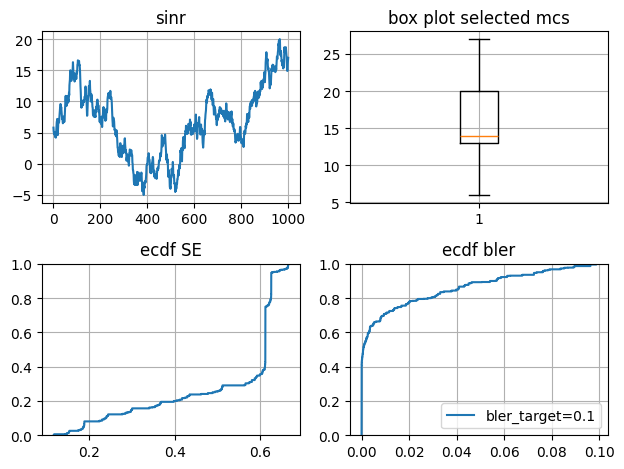

The Python source for this figure:

import numpy as np 
import pandas as pd
import matplotlib.pyplot as plt

from pathlib import Path
from channel import *

_HERE = Path(__file__).parent 
_df_mcs = pd.read_csv(_HERE/"MCS_table.csv")

# Parameters 
bler_target_list = [0.1] # 1e-6  
b = len(bler_target_list)    # target BLER 0.000001
n_slots = 1000        # total TTI
#sinr_true = [13.5]*n_slots
#sinr_bounds = [-15,32]
sinr_bounds = [-5,20]
# get sinr via channel
sinr_true = generate_ar(n_slots, coef=0.99, std_noise=.1, bounds=sinr_bounds)
# round of the sinr values to one decimal
sinr_true =  np.round(sinr_true,1)

mcs_hist = np.full((b, n_slots), np.nan)
tti_hist = range(0,n_slots)
bler_hist = np.full((b, n_slots), np.nan)
se_value_hist = np.full((b, n_slots), np.nan)

for b in range(len(bler_target_list)):
    bler_target = bler_target_list[b]
    print("bler_target:", bler_target)
    
    for t in range(n_slots):

        # 1. choose all the MCS values that are equal to the SINR
        _df_sinr_verified = _df_mcs[_df_mcs["SINR"].round(1)==sinr_true[t]]

        # 2. compare with target_bler, keep only the values with bler <= target_bler
        _df_bler_verified = _df_sinr_verified[_df_sinr_verified["BLER"] < bler_target]

        if _df_bler_verified.empty:
            # if there is no vlaue below the target BLER default to MCS = 0
            mcs_hist[b][t] = 0
            bler_hist[b][t] = 1
            #print(f"tti:{tti_hist[t]}, sinr:{sinr_true[t]}, mcs:{mcs_hist[b][t]}")
        else:
            # 3. Pick the value with highest spectral efficency
            _df_se_verified = _df_bler_verified.loc[[_df_bler_verified["SE"].idxmax()]]
            mcs_hist[b][t] = _df_se_verified["MCS_Index"].iloc[0]
            bler_hist[b][t] = _df_se_verified["BLER"].iloc[0]
            #bler_hist[b][t] = 0
            #print(f"tti:{tti_hist[t]}, sinr:{sinr_true[t]}, mcs:{mcs_hist[b][t]}")
            #print("_df_bler_verified::",_df_bler_verified)
            #print("_df_se_verified::",_df_se_verified)
            #print(f'\nTTI:{t}, sinr:{target_row["SINR"]} , SE:{target_row["SE"]}, MO:{target_row["MO"]}, BLER:{target_row["BLER"]}, selected_mcs:{target_row["MCS_Index"]}')
        se_value_hist[b][t] = (1-bler_hist[b][t])*(_df_se_verified["SE"].iloc[0])
        #print(f"sinr:{sinr_true[t]}, mcs:{mcs_hist[b][t]}, bler:{bler_hist[b][t]}, se_value:{se_value_hist[b][t]}")

fig, ((ax1, ax2), (ax3, ax4)) = plt.subplots(2,2)

# sinr_true plot
ax1.plot(tti_hist, sinr_true)
ax1.grid()
ax1.set_title("sinr")

# # selected mcs indices for different target_bler: plot
# for b_idx, b in enumerate(bler_target_list):
#     ax2.plot(tti_hist, mcs_hist[b_idx], label=f"bler_target={b}")

# ax2.grid()
# ax2.set_title("selected mcs")
# ax2.set_xlabel("TTI")
# ax2.legend()

# box plot for selected mcs indices
for b_idx, b in enumerate(bler_target_list):
    ax2.boxplot(mcs_hist[b_idx])
ax2.grid()
ax2.set_title("box plot selected mcs")
#ax2.legend()

# for b_idx, b in enumerate(bler_target_list):
#     ax3.plot(tti_hist, se_value_hist[b_idx], label=f"bler_target={b}")

# ax3.grid()
# ax3.set_title("SE")
# ax3.set_xlabel("TTI")
# ax3.legend()

# ecdf SE
for b_idx, b in enumerate(bler_target_list):
    ax3.ecdf(se_value_hist[b_idx])
ax3.grid()
ax3.set_title("ecdf SE")
#ax3.legend()

# ecdf bler
for b_idx, b in enumerate(bler_target_list):
    ax4.ecdf(bler_hist[b_idx], label=f"bler_target={b}")
ax4.grid()
ax4.set_title("ecdf bler")
ax4.legend()

plt.tight_layout()
plt.savefig("ground_truth.png", bbox_inches="tight")
plt.show()
